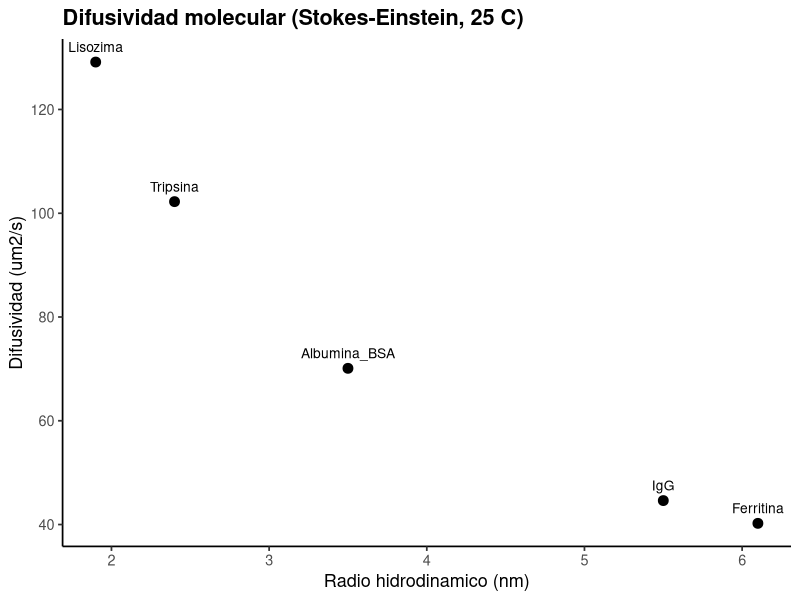
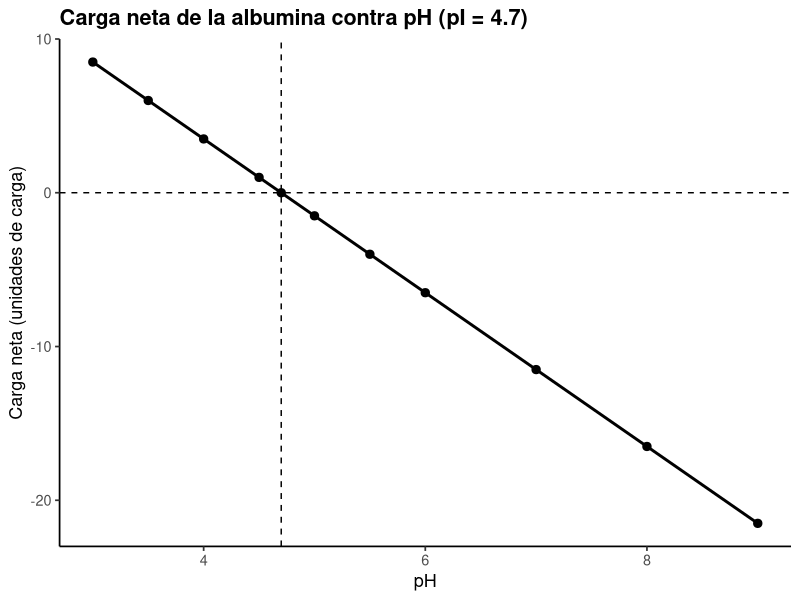
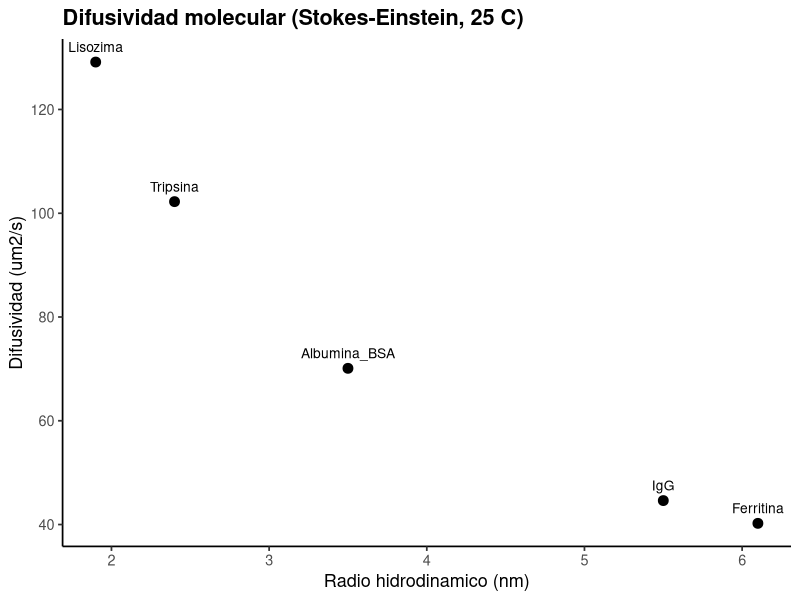
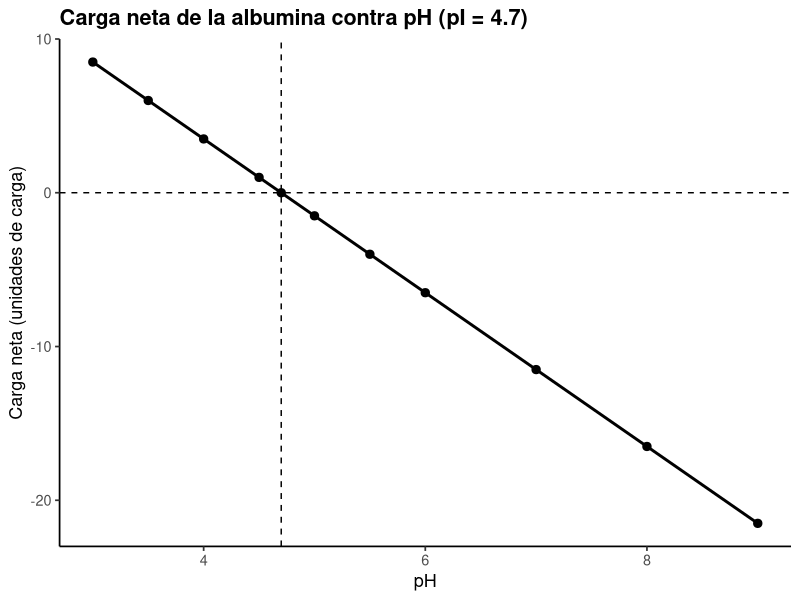

Recreate these plots in R, in order.
# ==========================================================================
# 01. Introduccion: difusividad molecular y carga neta contra pH
# ==========================================================================
# Autor: Dr. Jose Juan Torres Martinez
# Docente de Ciencias Quimicas
# Universidad Autonoma de San Luis Potosi (UASLP)
# Mexico
#
# Material academico para estudiantes
# Serie "Bioseparaciones" - Teoria, Unidad 1. Introduccion
#
# Descripcion: Se calcula la difusividad molecular con la ecuacion de Stokes-Einstein a partir del radio hidrodinamico medido de cada proteina, y se estudia como cambia la carga neta de la albumina con el pH alrededor de su punto isoelectrico (pI 4.7).
#
# Objetivos de aprendizaje:
#   - Calcular la difusividad con Stokes-Einstein a partir de datos medidos.
#   - Relacionar el radio hidrodinamico con la velocidad de difusion.
#   - Leer el punto isoelectrico en una curva de carga neta contra pH.

# Datos: datos_difusividad.csv (radio hidrodinamico medido) y datos_carga_ph.csv (carga neta de albumina contra pH).
# ==========================================================================

library(tidyverse)

# --------------------------------------------------------------------------
# 1. Difusividad molecular (Stokes-Einstein)
# --------------------------------------------------------------------------
# D = k_B * T / (6 * pi * eta * r)
# k_B = 1.380649e-23 J/K, T = 298.15 K (25 C), eta = 0.00089 Pa s (agua a 25 C).
# El radio r viene del CSV, en nm; se convierte a m antes de calcular.
datos_d <- read_csv("datos_difusividad.csv", show_col_types = FALSE)

k_b <- 1.380649e-23
temperatura_k <- 298.15
viscosidad <- 0.00089

datos_d <- datos_d %>%
  mutate(
    radio_m = radio_nm * 1e-9,
    difusividad_m2_s = k_b * temperatura_k / (6 * pi * viscosidad * radio_m),
    difusividad_um2_s = difusividad_m2_s * 1e12
  )

print(datos_d)

# --------------------------------------------------------------------------
# 2. Carga neta contra pH y punto isoelectrico
# --------------------------------------------------------------------------
datos_ph <- read_csv("datos_carga_ph.csv", show_col_types = FALSE)

# El pI es el pH donde la carga neta cruza cero. Se interpola entre los
# dos puntos que cambian de signo.
puntos_cruce <- datos_ph %>%
  mutate(signo = sign(carga_neta)) %>%
  filter(signo != lag(signo, default = first(signo)) | carga_neta == 0)
print(puntos_cruce)

# --------------------------------------------------------------------------
# 3. Grafica 1: difusividad contra radio hidrodinamico
# --------------------------------------------------------------------------
grafica_d <- ggplot(datos_d, aes(x = radio_nm, y = difusividad_um2_s)) +
  geom_point(size = 3) +
  geom_text(aes(label = proteina), vjust = -1, size = 3.5) +
  labs(
    x = "Radio hidrodinamico (nm)",
    y = "Difusividad (um2/s)",
    title = "Difusividad molecular (Stokes-Einstein, 25 C)"
  ) +
  theme_classic(base_size = 13) +
  theme(plot.title = element_text(face = "bold"))

print(grafica_d)

# --------------------------------------------------------------------------
# 4. Grafica 2: carga neta de la albumina contra pH
# --------------------------------------------------------------------------
grafica_ph <- ggplot(datos_ph, aes(x = ph, y = carga_neta)) +
  geom_hline(yintercept = 0, linetype = "dashed") +
  geom_vline(xintercept = 4.7, linetype = "dashed") +
  geom_line(linewidth = 1) +
  geom_point(size = 2.5) +
  labs(
    x = "pH",
    y = "Carga neta (unidades de carga)",
    title = "Carga neta de la albumina contra pH (pI = 4.7)"
  ) +
  theme_classic(base_size = 13) +
  theme(plot.title = element_text(face = "bold"))

print(grafica_ph)

# --------------------------------------------------------------------------
# 5. Exportar las graficas
# --------------------------------------------------------------------------
ggsave("01_difusividad.png", grafica_d,
       width = 18, height = 12, units = "cm", dpi = 300)
ggsave("01_carga_ph.png", grafica_ph,
       width = 18, height = 12, units = "cm", dpi = 300)

# --------------------------------------------------------------------------
# Interpretacion
# --------------------------------------------------------------------------
# - La difusividad disminuye al aumentar el radio: la ferritina difunde cerca de tres veces mas lento que la lisozima.
# - La carga neta de la albumina es positiva por debajo del pI, cero en pH 4.7 y negativa por encima; el signo de la carga decide que intercambiador ionico retiene a la proteina.

# --------------------------------------------------------------------------
# Que aprendimos
# --------------------------------------------------------------------------
# - La ecuacion de Stokes-Einstein convierte un radio medido en una difusividad, sin suponer el valor final.
# - El punto isoelectrico se lee donde la curva de carga cruza cero, y explica por que el pH controla la adsorcion y la precipitacion.
